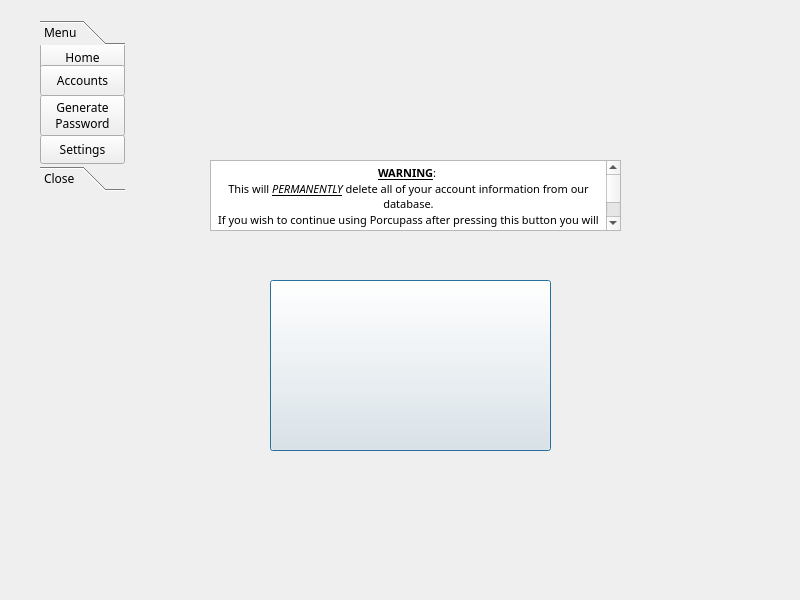
<?xml version="1.0" encoding="UTF-8"?>
<ui version="4.0">
 <class>Widget</class>
 <widget class="QWidget" name="Widget">
  <property name="geometry">
   <rect>
    <x>0</x>
    <y>0</y>
    <width>800</width>
    <height>600</height>
   </rect>
  </property>
  <property name="font">
   <font>
    <family>Corbel</family>
   </font>
  </property>
  <property name="windowTitle">
   <string>Widget</string>
  </property>
  <widget class="QToolBox" name="Menu">
   <property name="geometry">
    <rect>
     <x>40</x>
     <y>20</y>
     <width>85</width>
     <height>171</height>
    </rect>
   </property>
   <property name="lineWidth">
    <number>1</number>
   </property>
   <property name="currentIndex">
    <number>0</number>
   </property>
   <property name="tabSpacing">
    <number>0</number>
   </property>
   <widget class="QWidget" name="Dropdown">
    <property name="geometry">
     <rect>
      <x>0</x>
      <y>0</y>
      <width>85</width>
      <height>129</height>
     </rect>
    </property>
    <attribute name="label">
     <string>Menu</string>
    </attribute>
    <widget class="QPushButton" name="Home_Button">
     <property name="geometry">
      <rect>
       <x>0</x>
       <y>-2</y>
       <width>85</width>
       <height>29</height>
      </rect>
     </property>
     <property name="font">
      <font>
       <family>Corbel</family>
      </font>
     </property>
     <property name="styleSheet">
      <string notr="true">&lt;?xml version=&quot;1.0&quot; encoding=&quot;UTF-8&quot;?&gt;
&lt;ui version=&quot;4.0&quot;&gt;
 &lt;widget name=&quot;__qt_fake_top_level&quot;&gt;
  &lt;widget class=&quot;QPushButton&quot; name=&quot;pushButton_2&quot;&gt;
   &lt;property name=&quot;geometry&quot;&gt;
    &lt;rect&gt;
     &lt;x&gt;0&lt;/x&gt;
     &lt;y&gt;0&lt;/y&gt;
     &lt;width&gt;85&lt;/width&gt;
     &lt;height&gt;29&lt;/height&gt;
    &lt;/rect&gt;
   &lt;/property&gt;
   &lt;property name=&quot;text&quot;&gt;
    &lt;string&gt;PushButton&lt;/string&gt;
   &lt;/property&gt;
  &lt;/widget&gt;
 &lt;/widget&gt;
 &lt;resources/&gt;
&lt;/ui&gt;
</string>
     </property>
     <property name="text">
      <string>Home</string>
     </property>
    </widget>
    <widget class="QPushButton" name="GenPass_Button">
     <property name="geometry">
      <rect>
       <x>0</x>
       <y>50</y>
       <width>85</width>
       <height>41</height>
      </rect>
     </property>
     <property name="focusPolicy">
      <enum>Qt::TabFocus</enum>
     </property>
     <property name="text">
      <string>Generate 
Password</string>
     </property>
    </widget>
    <widget class="QPushButton" name="Settings_Button">
     <property name="geometry">
      <rect>
       <x>0</x>
       <y>90</y>
       <width>85</width>
       <height>29</height>
      </rect>
     </property>
     <property name="text">
      <string>Settings</string>
     </property>
    </widget>
    <widget class="QPushButton" name="Accounts_Button">
     <property name="geometry">
      <rect>
       <x>0</x>
       <y>20</y>
       <width>85</width>
       <height>31</height>
      </rect>
     </property>
     <property name="text">
      <string>Accounts</string>
     </property>
    </widget>
   </widget>
   <widget class="QWidget" name="page">
    <property name="geometry">
     <rect>
      <x>0</x>
      <y>0</y>
      <width>85</width>
      <height>129</height>
     </rect>
    </property>
    <attribute name="label">
     <string>Close</string>
    </attribute>
   </widget>
  </widget>
  <widget class="QPushButton" name="NUKEBUTTON">
   <property name="geometry">
    <rect>
     <x>270</x>
     <y>280</y>
     <width>281</width>
     <height>171</height>
    </rect>
   </property>
   <property name="text">
    <string/>
   </property>
   <property name="icon">
    <iconset>
     <normaloff>../NukeImage.jpg</normaloff>../NukeImage.jpg</iconset>
   </property>
   <property name="iconSize">
    <size>
     <width>231</width>
     <height>171</height>
    </size>
   </property>
   <property name="autoDefault">
    <bool>true</bool>
   </property>
   <property name="default">
    <bool>true</bool>
   </property>
   <property name="flat">
    <bool>false</bool>
   </property>
  </widget>
  <widget class="QTextEdit" name="warningTXT">
   <property name="geometry">
    <rect>
     <x>210</x>
     <y>160</y>
     <width>411</width>
     <height>71</height>
    </rect>
   </property>
   <property name="font">
    <font>
     <family>Corbel</family>
     <pointsize>12</pointsize>
    </font>
   </property>
   <property name="html">
    <string>&lt;!DOCTYPE HTML PUBLIC &quot;-//W3C//DTD HTML 4.0//EN&quot; &quot;http://www.w3.org/TR/REC-html40/strict.dtd&quot;&gt;
&lt;html&gt;&lt;head&gt;&lt;meta name=&quot;qrichtext&quot; content=&quot;1&quot; /&gt;&lt;style type=&quot;text/css&quot;&gt;
p, li { white-space: pre-wrap; }
&lt;/style&gt;&lt;/head&gt;&lt;body style=&quot; font-family:'Corbel'; font-size:12pt; font-weight:400; font-style:normal;&quot;&gt;
&lt;p align=&quot;center&quot; style=&quot; margin-top:0px; margin-bottom:0px; margin-left:0px; margin-right:0px; -qt-block-indent:0; text-indent:0px;&quot;&gt;&lt;span style=&quot; font-family:'MS Shell Dlg 2'; font-size:8.25pt; font-weight:600; text-decoration: underline;&quot;&gt;WARNING&lt;/span&gt;&lt;span style=&quot; font-family:'MS Shell Dlg 2'; font-size:8.25pt;&quot;&gt;: &lt;/span&gt;&lt;/p&gt;
&lt;p align=&quot;center&quot; style=&quot; margin-top:0px; margin-bottom:0px; margin-left:0px; margin-right:0px; -qt-block-indent:0; text-indent:0px;&quot;&gt;&lt;span style=&quot; font-family:'MS Shell Dlg 2'; font-size:8.25pt;&quot;&gt;This will &lt;/span&gt;&lt;span style=&quot; font-family:'MS Shell Dlg 2'; font-size:8.25pt; font-style:italic; text-decoration: underline;&quot;&gt;PERMANENTLY&lt;/span&gt;&lt;span style=&quot; font-family:'MS Shell Dlg 2'; font-size:8.25pt;&quot;&gt; delete all of your account information from our database.&lt;/span&gt;&lt;/p&gt;
&lt;p align=&quot;center&quot; style=&quot; margin-top:0px; margin-bottom:0px; margin-left:0px; margin-right:0px; -qt-block-indent:0; text-indent:0px;&quot;&gt;&lt;span style=&quot; font-family:'MS Shell Dlg 2'; font-size:8.25pt;&quot;&gt;If you wish to continue using Porcupass after pressing this button you will have to&lt;/span&gt;&lt;/p&gt;
&lt;p align=&quot;center&quot; style=&quot; margin-top:0px; margin-bottom:0px; margin-left:0px; margin-right:0px; -qt-block-indent:0; text-indent:0px;&quot;&gt;&lt;span style=&quot; font-family:'MS Shell Dlg 2'; font-size:8.25pt;&quot;&gt;make a new account&lt;/span&gt;&lt;/p&gt;&lt;/body&gt;&lt;/html&gt;</string>
   </property>
  </widget>
 </widget>
 <resources/>
 <connections/>
</ui>
